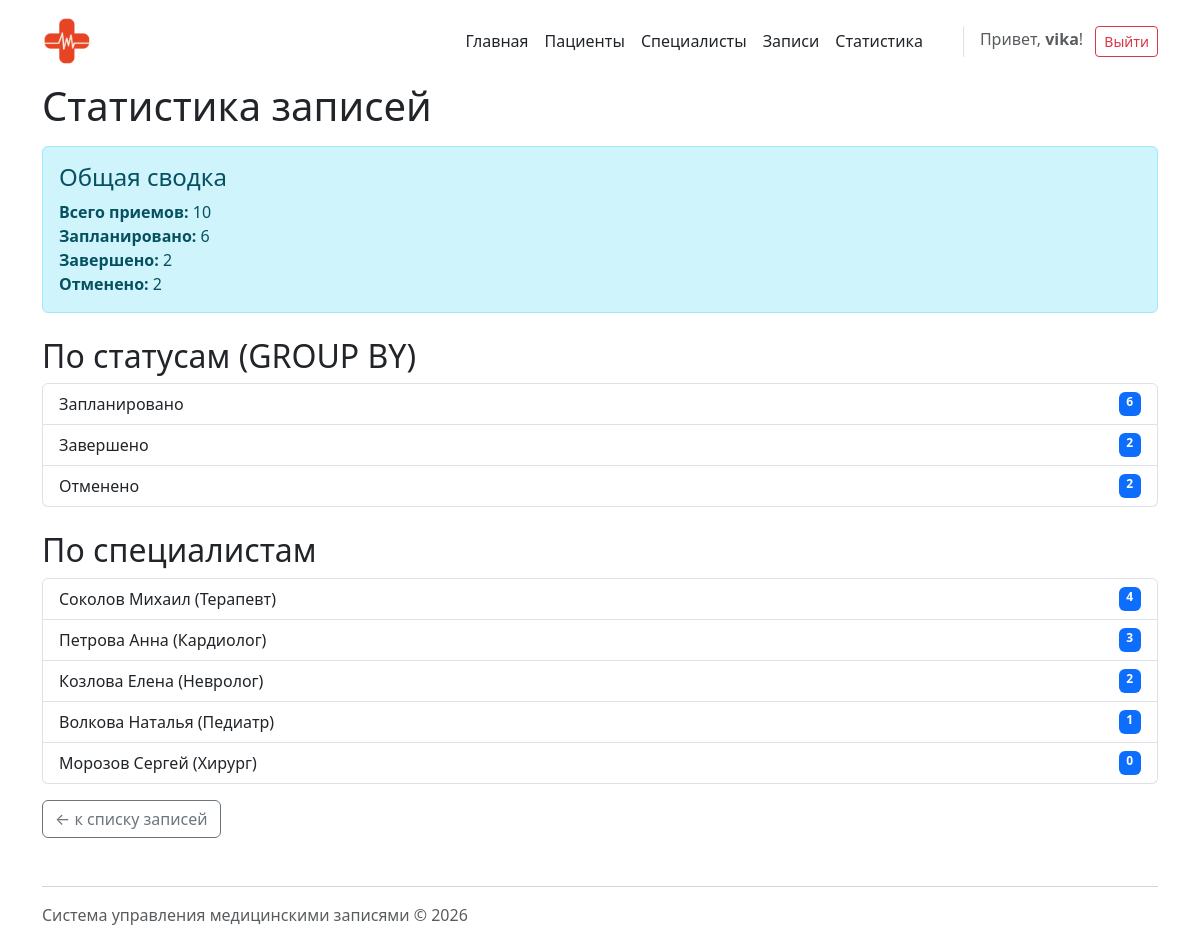
Page /appointments/statistics/ (signed in) on the committed database.
### specialists/models.py (models this page shows, shortened)
class Specialist(models.Model):
    first_name = models.CharField(max_length=100, verbose_name="Имя")
    last_name = models.CharField(max_length=100, verbose_name="Фамилия")
    speciality = models.CharField(max_length=100, verbose_name="Специальность")
    phone = models.CharField(max_length=20, verbose_name="Телефон")
    email = models.EmailField(verbose_name="Email")
    experience_years = models.PositiveIntegerField(default=0, verbose_name="Стаж (лет)")
    class Meta:
        verbose_name = "Специалист"
        verbose_name_plural = "Специалисты"

### appointments/views.py (the view)
# urls.py: path('statistics/', views.statistics, name='statistics'),
@login_required
def statistics(request):
    total_stats = Appointment.objects.aggregate(
        total=Count('id'),
        scheduled=Count('id', filter=Q(status=Appointment.Status.SCHEDULED)),
        completed=Count('id', filter=Q(status=Appointment.Status.COMPLETED)),
        cancelled=Count('id', filter=Q(status=Appointment.Status.CANCELLED)),
    )
    by_status = Appointment.objects.values('status').annotate(
        count=Count('id')
    ).order_by('-count')
    status_dict = dict(Appointment.Status.choices)
    for item in by_status:
        item['status'] = status_dict.get(item['status'], item['status'])
    by_specialist = Specialist.objects.annotate(
        appointments_count=Count('appointments')
    ).order_by('-appointments_count')
    context = {
        'total_stats': total_stats,
        'by_status': by_status,
        'by_specialist': by_specialist,
    }
    return render(request, 'appointments/statistics.html', context)

### patients/context_processors.py (called while the page is built)
def site_settings(request):
    return {
        'site_name': 'Медзаписи',
    }

### appointments/templates/appointments/statistics.html (shortened to what this page needs)
{% extends "base.html" %}
{% block content %}
<h1>Статистика записей</h1>
<div class="alert alert-info mt-3">
    <h4 class="alert-heading">Общая сводка</h4>
    <p class="mb-0"><strong>Всего приемов:</strong> {{ total_stats.total }}</p>
    <p class="mb-0"><strong>Запланировано:</strong> {{ total_stats.scheduled }}</p>
    <p class="mb-0"><strong>Завершено:</strong> {{ total_stats.completed }}</p>
    <p class="mb-0"><strong>Отменено:</strong> {{ total_stats.cancelled }}</p>
</div>
<h2 class="mt-4">По статусам (GROUP BY)</h2>
<ul class="list-group">
    {% for item in by_status %}
    <li class="list-group-item d-flex justify-content-between">
        <span>{{ item.status }}</span>
        <span class="badge bg-primary">{{ item.count }}</span>
    </li>
    {% empty %}
    <li class="list-group-item text-muted">Данных нет</li>
    {% endfor %}
</ul>
<h2 class="mt-4">По специалистам</h2>
<ul class="list-group">
    {% for item in by_specialist %}
    <li class="list-group-item d-flex justify-content-between">
        <span>
            {{ item.last_name }} {{ item.first_name }}
            ({{ item.speciality }})
        </span>
        <span class="badge bg-primary">{{ item.appointments_count }}</span>
    </li>
    {% empty %}
    <li class="list-group-item text-muted">Специалистов нет</li>
    {% endfor %}
</ul>
<a href="{% url 'appointments:list' %}"
   class="btn btn-outline-secondary mt-3">
    ← к списку записей
</a>
{% endblock %}

### templates/includes/navigation.html (shortened to what this page needs)
<nav class="d-flex align-items-center gap-3">
    <a class="nav-link" href="{% url 'homepage:index' %}">Главная</a>
    <a class="nav-link" href="{% url 'patients:list' %}">Пациенты</a>
    <a class="nav-link" href="{% url 'specialists:list' %}">Специалисты</a>
    <a class="nav-link" href="{% url 'appointments:list' %}">Записи</a>
    <a class="nav-link" href="{% url 'appointments:statistics' %}">Статистика</a>
    <div class="ms-4 border-start ps-3">
        {% if user.is_authenticated %}
            <span class="text-muted me-2">Привет, <strong>{{ user.username }}</strong>!</span>
            <form action="{% url 'logout' %}" method="post" class="d-inline">
                <button type="submit" class="btn btn-outline-danger btn-sm">Выйти</button>
            </form>
        {% else %}
            <a href="{% url 'login' %}" class="btn btn-outline-primary btn-sm">Войти</a>
            <a href="{% url 'patients:register' %}" class="btn btn-primary btn-sm ms-1">Регистрация</a>
        {% endif %}
    </div>
</nav>

### rows in the picture
Specialist: last_name "Соколов", first_name "Михаил", speciality "Терапевт", appointments_count "4"
Specialist: last_name "Петрова", first_name "Анна", speciality "Кардиолог", appointments_count "3"
Specialist: last_name "Козлова", first_name "Елена", speciality "Невролог", appointments_count "2"
Specialist: last_name "Волкова", first_name "Наталья", speciality "Педиатр", appointments_count "1"
Specialist: last_name "Морозов", first_name "Сергей", speciality "Хирург", appointments_count "0"

### other values in the picture
{{ user.username }} "vika"
{{ total_stats.total }} "10"
{{ total_stats.scheduled }} "6"
{{ total_stats.completed }} "2"
{{ total_stats.cancelled }} "2"
{{ item.status }} "Запланировано" "Завершено" "Отменено"
{{ item.count }} "6" "2" "2"
